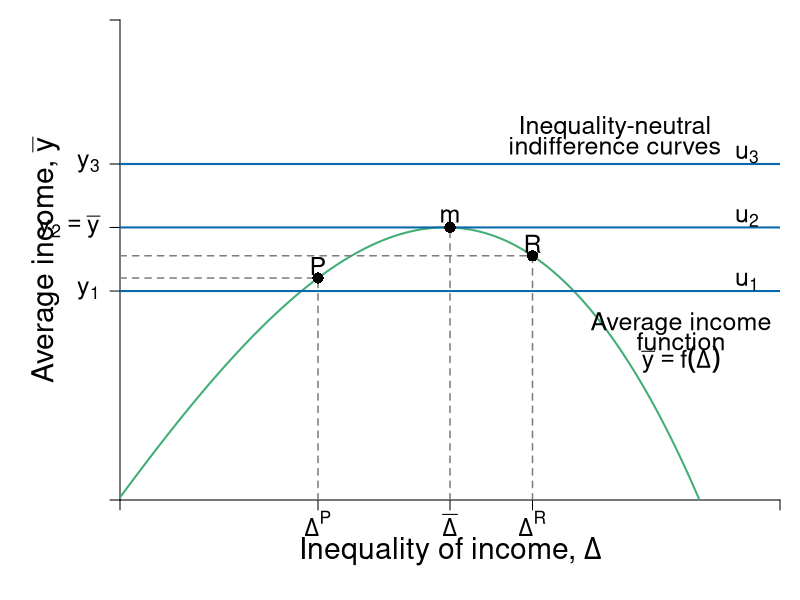

Here is the R script that generated this plot:
#Graph Designer: Simon Halliday & Riley Boeth '17
#Authors: Bowles, Foley and Halliday
#Title: Coordination, Conflict and Competition: A Text in Microeconomics

library(shape)
pdf(file = "risk/risks_inequality_neutral.pdf", width = 10, height = 8)


#Set parameters for graphics
axislabelsize <- 1.8
labelsize <- 1.5
namesize <- 1.8
annotatesize <- 1.5
graphlinewidth <- 2
segmentlinewidth <- 1.5

COL <- c("#7fc97f", "#beaed4", "#fdc086", "#ffff99", "#386cb0", "#f0027f", "#bf5b17", "#666666")
COLA <- c("#e0f3db", "#99d8c9","#66c2a4","#41ae76", "#238b45", "#005824")
COLB <- c("#c6dbef", "#4eb3d3", "#2b8cbe", "#0868ac","#084081")
COLC <- c("#fcfbfd", "#efedf5", "#dadaeb", "#bcbddc", "#9e9ac8", "#807dba", "#6a51a3", "#54278f", "#3f007d")
grays <- gray.colors(25, start = 1, end = 0)

#Edited the margins to cater for the larger LHS labels
par(mar =  c(5, 6, 1, 1))

#Indifference curves of a risk-averse homo economicus (2nd graph out of the two for 4.7)

indiffA <- function(x, ua = 2, slope = 1/12) {
  ua + slope*(x)^2
}

#Average wealth function 

avgwealth <- function(x){
  (1.08)*((-1/35)*(((-((.9)*x-36))^2))+36.8+((-1/10)*(x-4)+(-1/1000)*((x-3)^3)))
}

#Add limits on axes and levels of utility for each indifference curve
ylims <- c(0, 40)
xlims <- c(0, 40)

npts <- 501 
x <- seq(xlims[1], xlims[2], length.out = npts)
y <- seq(ylims[1], ylims[2], length.out = npts) 

plot(0, 0, xlim = xlims, ylim = ylims, type = "n",
     xlab = expression(paste("")),
     ylab = expression(paste("")), 
     xaxt = "n", 
     yaxt = "n", 
     cex.lab = axislabelsize, 
     bty = "n", 
     xaxs = "i", 
     yaxs = "i"
)

#x and y limits with plain axes without ticks/numbers to match previous graph

#ticksx <- seq(from = 0, to = xlims[2]+1, by = 4)
#xlabels <- seq(from = 0, to = xlims[2], by = 1)
ticksx <- c(xlims[1], 12,  20, 25, xlims[2])
xlabels <- c(NA, expression(paste(Delta^P)), expression(paste(bar(Delta) )), expression(paste(Delta^R)), NA)
#ticksy <- seq(from = 0, to = ylims[2]+1, by = 4)
#ylabels <- seq(from = 0, to = ylims[2], by = 1)
ticksy <- c(ylims[1], avgwealth(11), avgwealth(20), 28, ylims[2])
ylabels <- c(NA, expression(paste(y[1])), expression(paste(y[2] == bar(y) )), expression(paste(y[3])), NA)


axis(1,at = ticksx,  pos = 0, labels = xlabels, cex.axis = labelsize)
axis(2,at = ticksy,  pos = 0, labels = ylabels, las = 1, cex.axis = labelsize)

npts <- 500 
xx1 <- seq(xlims[1], xlims[2], length.out = npts)
xx2 <- seq(0, xlims[2], length.out = npts)
xx3 <- seq(xlims[1], 0, length.out = npts)
xx4 <- seq(-11, 0, length.out = npts)


lines(xx1, avgwealth(xx1), col = COLA[4], lwd = graphlinewidth)


#Axis labels and draw linear utility function
mtext(expression(paste("Inequality of income, ", Delta)), side = 1, line = 2.5, cex = axislabelsize)
text(-4.5, 0.5*ylims[2], expression(paste("Average income, ",bar(y))), xpd = TRUE, cex = axislabelsize, srt = 90) 

#Label various points on line

segments(0, avgwealth(x = 11), xlims[2], avgwealth(x = 11), lty = 1, col = COLB[4], lwd = graphlinewidth)
segments(0, avgwealth(x = 20) , xlims[2], avgwealth(x = 20) , lty = 1, col = COLB[4], lwd = graphlinewidth)
segments(0, 28, xlims[2], 28, lty = 1, col = COLB[4], lwd = graphlinewidth)


text(20, avgwealth(20)+1, expression(paste(m)), cex = labelsize)
segments(20, 0, 20, avgwealth(20), lty = 2, col = grays[20], lwd = segmentlinewidth)
points(20, avgwealth(20), pch = 16, col = "black", cex = 1.5)

segments(0, avgwealth(12), 12, avgwealth(12), lty = 2, col = grays[20], lwd = segmentlinewidth)
segments(12, 0, 12, avgwealth(12), lty = 2, col = grays[20], lwd = segmentlinewidth)
points(12, avgwealth(12), pch = 16, col = "black", cex = 1.5)
text(12, avgwealth(12) + 1, expression(paste(P)), cex = labelsize)

segments(0, avgwealth(25), 25, avgwealth(25), lty = 2, col = grays[20], lwd = segmentlinewidth)
segments(25, 0, 25, avgwealth(25), lty = 2, col = grays[20], lwd = segmentlinewidth)
points(25, avgwealth(25), pch = 16, col = "black", cex = 1.5)
text(25, avgwealth(25) + 1, expression(paste(R)), cex = labelsize)


#label the three indifference curves

text(38, 18.2, expression(paste(u[1])), xpd = TRUE, cex = labelsize)
text(38, 23.5, expression(paste(u[2])),  xpd = TRUE, cex = labelsize)
text(38, 28.8, expression(paste(u[3])),  xpd = TRUE, cex = labelsize)

#Label average wealth curve and indifference curves generally

text(34, avgwealth(30)+1.5, expression(paste("Average income")), xpd = TRUE, cex = labelsize)
text(34, avgwealth(30), expression(paste("function")), xpd = TRUE, cex = labelsize)
text(34, avgwealth(30)-1.5, expression(paste(bar(y) == f(Delta) )), xpd = TRUE, cex = labelsize)

text(30, 31, expression(paste("Inequality-neutral")), xpd = TRUE, cex = labelsize)
text(30, 29.5, expression(paste("indifference curves")), xpd = TRUE, cex = labelsize)

dev.off()
